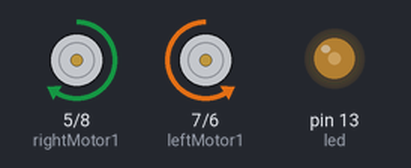
Recording of a sketch running on a simulated Arduino Uno, built with avr-gcc and run on an emulated ATmega328P. Shown: motor-driver pin pairs drawn as motors (green arrow = first pin HIGH = forward, orange = second pin HIGH = backward, longer = more drive), output pins drawn as LEDs (lit = HIGH).

Above: at 0.1 s.
Timing chart, 0 to 1.6 s (numbered marks = the images above):
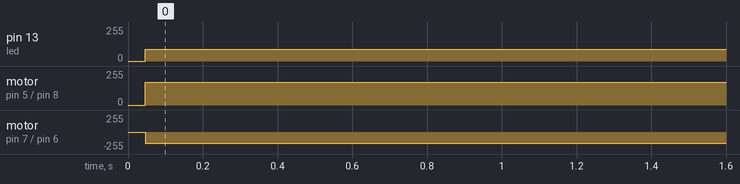

The sketch:

MotorTestBack.ino
```cpp
#define leftMotor1  7
#define leftMotor2  6

#define rightMotor1 5
#define rightMotor2 8

#define led 13

void setup()
{

    pinMode(leftMotor1, OUTPUT);
    pinMode(leftMotor2, OUTPUT);
    pinMode(rightMotor1, OUTPUT);
    pinMode(rightMotor2, OUTPUT);
    pinMode(led, OUTPUT);
}

void loop()
{

    digitalWrite(leftMotor1, LOW);
    digitalWrite(leftMotor2, HIGH);
    digitalWrite(rightMotor1, HIGH);
    digitalWrite(rightMotor2, LOW);
    digitalWrite(13, LOW);    // set the LED off
    delay(2);
    digitalWrite(leftMotor1, LOW);
    digitalWrite(leftMotor2, LOW);
    digitalWrite(rightMotor1, LOW);
    digitalWrite(rightMotor2, LOW);
    digitalWrite(13, HIGH);   // set the LED on
    delay(1);


    /*digitalWrite(leftMotor2, HIGH);
    digitalWrite(leftMotor1, LOW);
    digitalWrite(rightMotor2, HIGH);
    digitalWrite(rightMotor1, LOW);
    digitalWrite(13, HIGH);   // set the LED on
    delay(3000);              // wait for a second

    digitalWrite(leftMotor2, LOW);
    digitalWrite(leftMotor1, HIGH);
    digitalWrite(rightMotor2, LOW);
    digitalWrite(rightMotor1, HIGH);
    digitalWrite(13, LOW);    // set the LED off
    delay(3000);              // wait for a second
    */
}
```

Measured:
- by itself, pin 13 (led): 0/255 → 89/255 at 0.05 s
- by itself, motor on pin 5 (rightMotor1) / pin 8 (rightMotor2): stopped → forward 170/255 at 0.05 s
- by itself, motor on pin 7 (leftMotor1) / pin 6 (leftMotor2): stopped → backward 170/255 at 0.05 s
